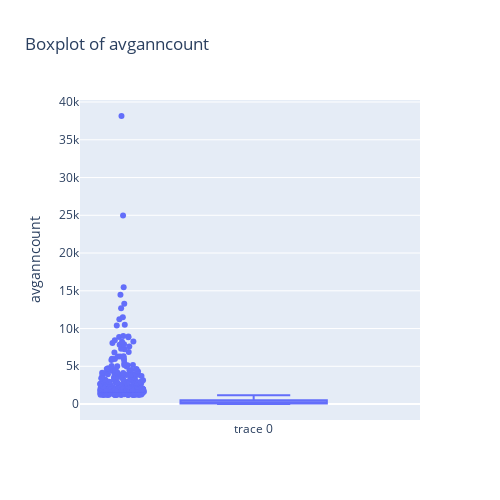
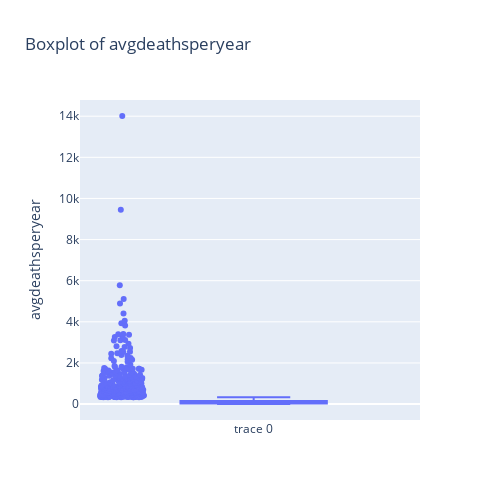
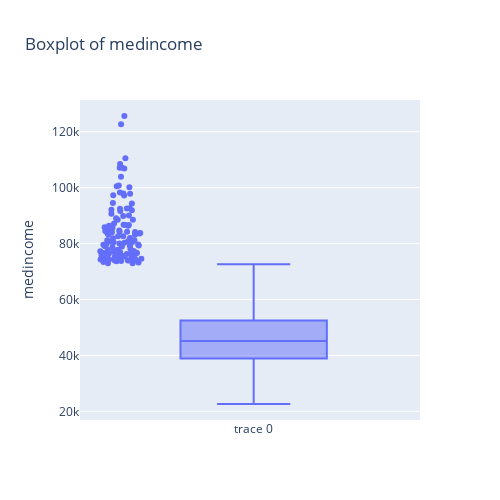
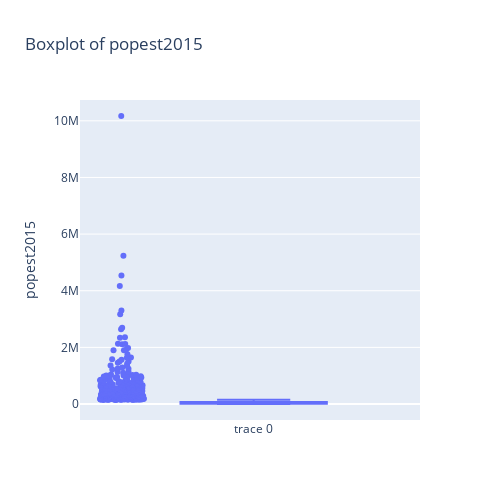

The cell these charts' notebook holds for them, in order:
### Code cell
def box_plot(df, col):
    fig = go.Figure(data=[go.Box(y=df[col], boxpoints='outliers', jitter=0.3, pointpos=-1.8)])
    fig.update_layout(
        title='Boxplot of ' + col,
        yaxis_title=col,
        width=500,
        height=500)
    fig.show()

for col in skewed_cols:
    box_plot(processed_data, col)

### Figure 1 — Plotly figure (JSON) as saved in the notebook; plotly's stock layout.template omitted (floating-point values rounded to 4 significant figures; data arrays with more than 128 entries replaced by an {"elided": "..."} marker saying what was removed)
{"data": [{"boxpoints": "outliers", "jitter": 0.3, "pointpos": -1.8, "type": "box", "y": {"elided": "3047 float values"}}], "layout": {"height": 500, "title": {"text": "Boxplot of avganncount"}, "width": 500, "yaxis": {"title": {"text": "avganncount"}}}}

### Figure 2 — Plotly figure (JSON) as saved in the notebook; plotly's stock layout.template omitted (floating-point values rounded to 4 significant figures; data arrays with more than 128 entries replaced by an {"elided": "..."} marker saying what was removed)
{"data": [{"boxpoints": "outliers", "jitter": 0.3, "pointpos": -1.8, "type": "box", "y": {"elided": "3047 int values"}}], "layout": {"height": 500, "title": {"text": "Boxplot of avgdeathsperyear"}, "width": 500, "yaxis": {"title": {"text": "avgdeathsperyear"}}}}

### Figure 3 — Plotly figure (JSON) as saved in the notebook; plotly's stock layout.template omitted (floating-point values rounded to 4 significant figures; data arrays with more than 128 entries replaced by an {"elided": "..."} marker saying what was removed)
{"data": [{"boxpoints": "outliers", "jitter": 0.3, "pointpos": -1.8, "type": "box", "y": {"elided": "3047 int values"}}], "layout": {"height": 500, "title": {"text": "Boxplot of medincome"}, "width": 500, "yaxis": {"title": {"text": "medincome"}}}}

### Figure 4 — Plotly figure (JSON) as saved in the notebook; plotly's stock layout.template omitted (floating-point values rounded to 4 significant figures; data arrays with more than 128 entries replaced by an {"elided": "..."} marker saying what was removed)
{"data": [{"boxpoints": "outliers", "jitter": 0.3, "pointpos": -1.8, "type": "box", "y": {"elided": "3047 int values"}}], "layout": {"height": 500, "title": {"text": "Boxplot of popest2015"}, "width": 500, "yaxis": {"title": {"text": "popest2015"}}}}
